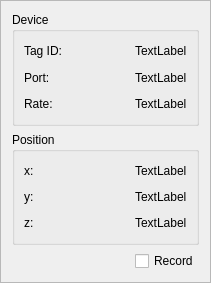
<?xml version="1.0" encoding="UTF-8"?>
<ui version="4.0">
 <class>tagItem</class>
 <widget class="QFrame" name="tagItem">
  <property name="geometry">
   <rect>
    <x>0</x>
    <y>0</y>
    <width>211</width>
    <height>283</height>
   </rect>
  </property>
  <property name="maximumSize">
   <size>
    <width>16777215</width>
    <height>283</height>
   </size>
  </property>
  <property name="windowTitle">
   <string>Frame</string>
  </property>
  <property name="frameShape">
   <enum>QFrame::StyledPanel</enum>
  </property>
  <property name="frameShadow">
   <enum>QFrame::Raised</enum>
  </property>
  <layout class="QVBoxLayout" name="verticalLayout">
   <item>
    <widget class="QGroupBox" name="deviceGroupBox">
     <property name="title">
      <string>Device</string>
     </property>
     <layout class="QGridLayout" name="gridLayout">
      <item row="0" column="0">
       <widget class="QLabel" name="tagIdLabel">
        <property name="text">
         <string>Tag ID:</string>
        </property>
       </widget>
      </item>
      <item row="2" column="0">
       <widget class="QLabel" name="rateLabel">
        <property name="text">
         <string>Rate:</string>
        </property>
       </widget>
      </item>
      <item row="0" column="3">
       <widget class="QLabel" name="tagIdLabelValue">
        <property name="text">
         <string>TextLabel</string>
        </property>
       </widget>
      </item>
      <item row="1" column="2">
       <spacer name="portSpacer">
        <property name="orientation">
         <enum>Qt::Horizontal</enum>
        </property>
        <property name="sizeHint" stdset="0">
         <size>
          <width>40</width>
          <height>20</height>
         </size>
        </property>
       </spacer>
      </item>
      <item row="1" column="3">
       <widget class="QLabel" name="portLabelValue">
        <property name="text">
         <string>TextLabel</string>
        </property>
       </widget>
      </item>
      <item row="2" column="2">
       <spacer name="frequencySpacer">
        <property name="orientation">
         <enum>Qt::Horizontal</enum>
        </property>
        <property name="sizeHint" stdset="0">
         <size>
          <width>40</width>
          <height>20</height>
         </size>
        </property>
       </spacer>
      </item>
      <item row="1" column="0">
       <widget class="QLabel" name="portLabel">
        <property name="text">
         <string>Port:</string>
        </property>
       </widget>
      </item>
      <item row="0" column="2">
       <spacer name="tagIdSpacer">
        <property name="orientation">
         <enum>Qt::Horizontal</enum>
        </property>
        <property name="sizeHint" stdset="0">
         <size>
          <width>40</width>
          <height>20</height>
         </size>
        </property>
       </spacer>
      </item>
      <item row="2" column="3">
       <widget class="QLabel" name="rateLabelValue">
        <property name="text">
         <string>TextLabel</string>
        </property>
       </widget>
      </item>
     </layout>
    </widget>
   </item>
   <item>
    <widget class="QGroupBox" name="positionGroupBox">
     <property name="title">
      <string>Position</string>
     </property>
     <layout class="QGridLayout" name="gridLayout_2">
      <item row="0" column="1">
       <spacer name="xSpacer">
        <property name="orientation">
         <enum>Qt::Horizontal</enum>
        </property>
        <property name="sizeHint" stdset="0">
         <size>
          <width>65</width>
          <height>20</height>
         </size>
        </property>
       </spacer>
      </item>
      <item row="2" column="1">
       <spacer name="zSpacer">
        <property name="orientation">
         <enum>Qt::Horizontal</enum>
        </property>
        <property name="sizeHint" stdset="0">
         <size>
          <width>65</width>
          <height>20</height>
         </size>
        </property>
       </spacer>
      </item>
      <item row="1" column="2">
       <widget class="QLabel" name="yLabelValue">
        <property name="text">
         <string>TextLabel</string>
        </property>
       </widget>
      </item>
      <item row="1" column="0">
       <widget class="QLabel" name="yLabel">
        <property name="text">
         <string>y:</string>
        </property>
       </widget>
      </item>
      <item row="0" column="2">
       <widget class="QLabel" name="xLabelVlaue">
        <property name="text">
         <string>TextLabel</string>
        </property>
       </widget>
      </item>
      <item row="1" column="1">
       <spacer name="ySpacer">
        <property name="orientation">
         <enum>Qt::Horizontal</enum>
        </property>
        <property name="sizeHint" stdset="0">
         <size>
          <width>65</width>
          <height>20</height>
         </size>
        </property>
       </spacer>
      </item>
      <item row="0" column="0">
       <widget class="QLabel" name="xLabel">
        <property name="text">
         <string>x:</string>
        </property>
       </widget>
      </item>
      <item row="2" column="0">
       <widget class="QLabel" name="zLabel">
        <property name="text">
         <string>z:</string>
        </property>
       </widget>
      </item>
      <item row="2" column="2">
       <widget class="QLabel" name="zLabelValue">
        <property name="text">
         <string>TextLabel</string>
        </property>
       </widget>
      </item>
     </layout>
    </widget>
   </item>
   <item>
    <layout class="QHBoxLayout" name="recordLayout">
     <item>
      <spacer name="recordSpacer">
       <property name="orientation">
        <enum>Qt::Horizontal</enum>
       </property>
       <property name="sizeHint" stdset="0">
        <size>
         <width>40</width>
         <height>20</height>
        </size>
       </property>
      </spacer>
     </item>
     <item alignment="Qt::AlignRight">
      <widget class="QCheckBox" name="recordCheckbox">
       <property name="toolTip">
        <string/>
       </property>
       <property name="text">
        <string>Record</string>
       </property>
       <property name="tristate">
        <bool>false</bool>
       </property>
      </widget>
     </item>
    </layout>
   </item>
  </layout>
 </widget>
 <resources/>
 <connections/>
</ui>
